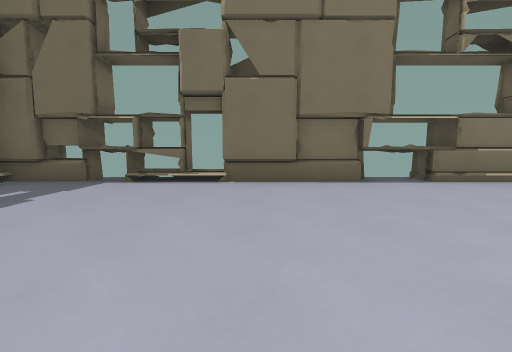
View 1 (above)

19 first-person views from a walk through a 3-D level made in the Godot game engine. The camera is 1.2 m above the floor, tilts 6° down and sees 90° across. The floor is counted in squares, 2 m on a side. Each view is taken from the middle of a square. On the plan, view 1 faces up. The plan holds only what a view shows up to about 9 squares ahead; the rest is blank.

View 2
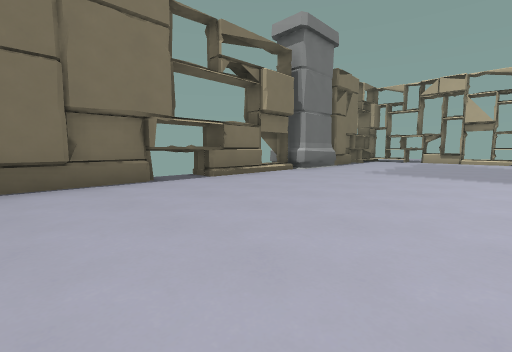

View 3
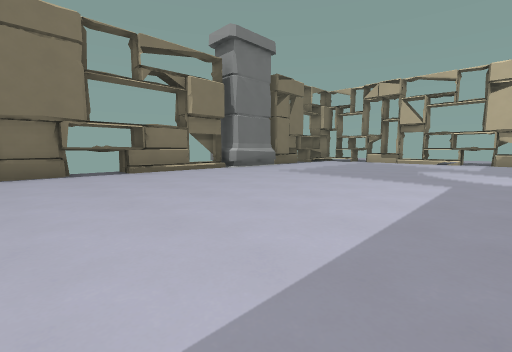

View 4
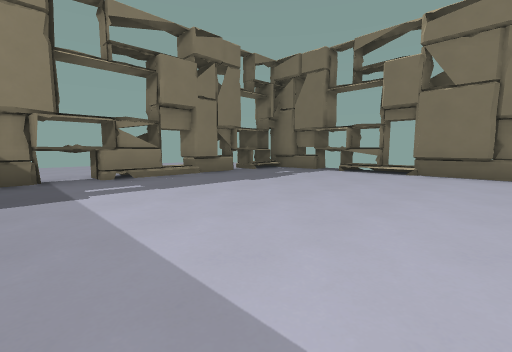

View 5
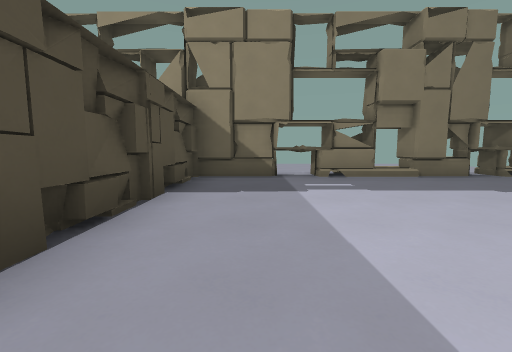

View 6
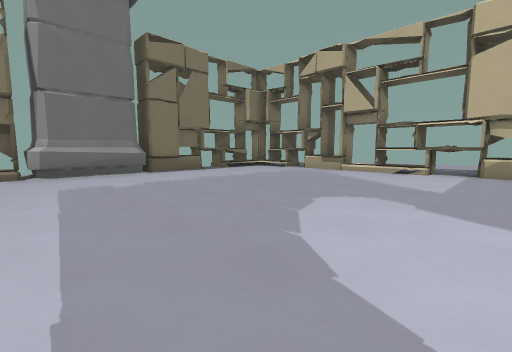

View 7
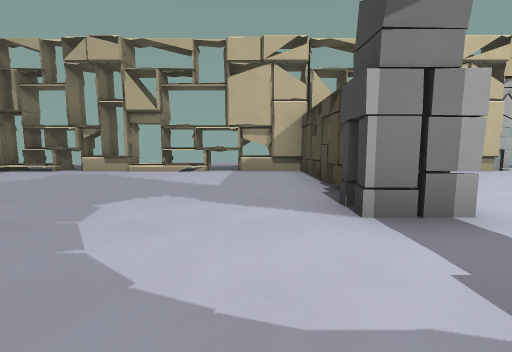

View 8
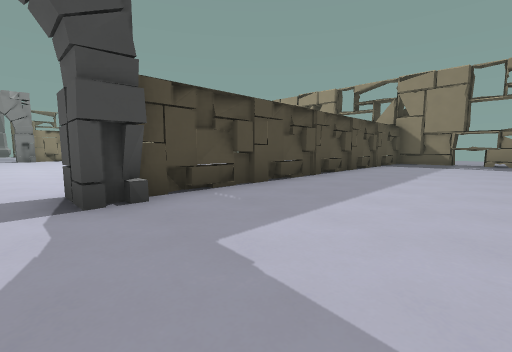

View 9
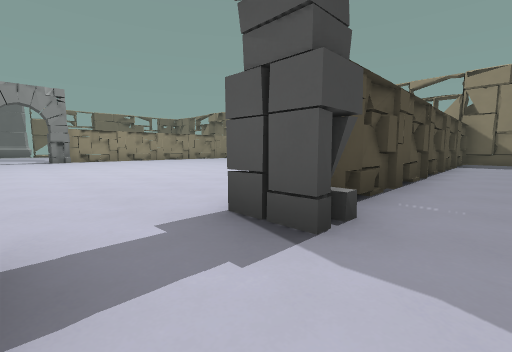

View 10
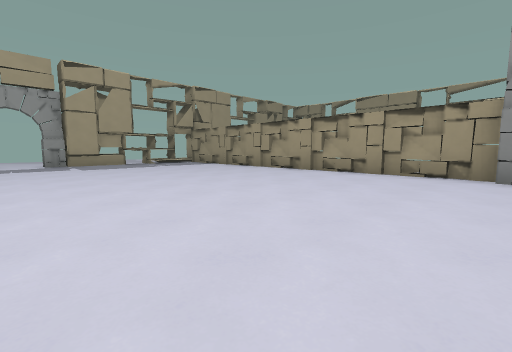

View 11
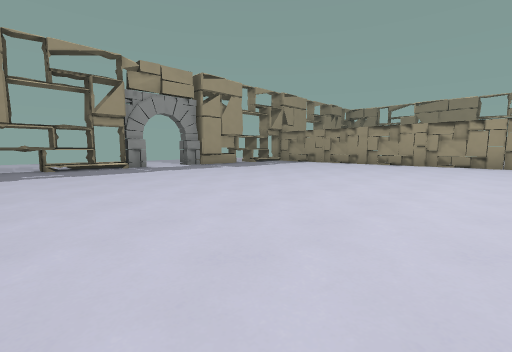

View 12
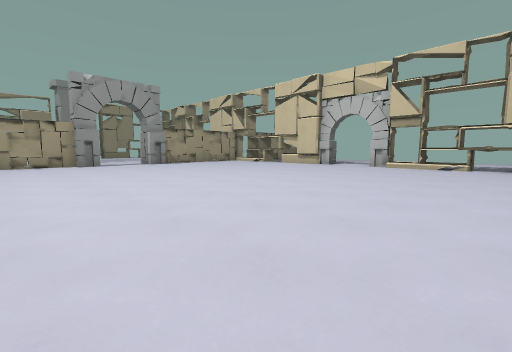

View 13
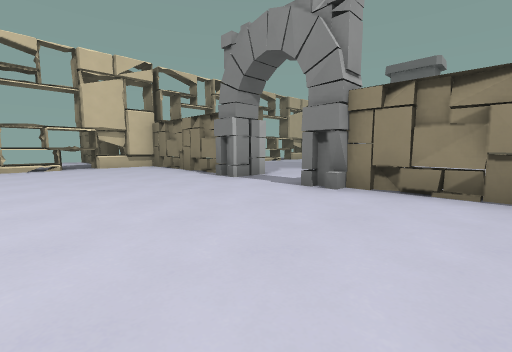

View 14
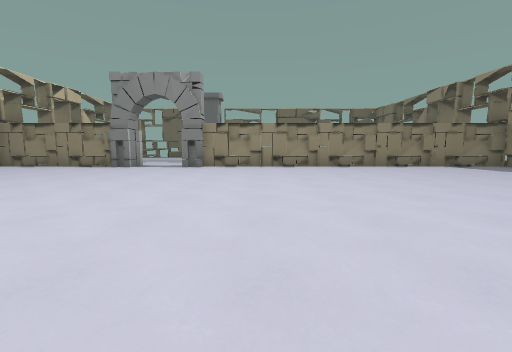

View 15
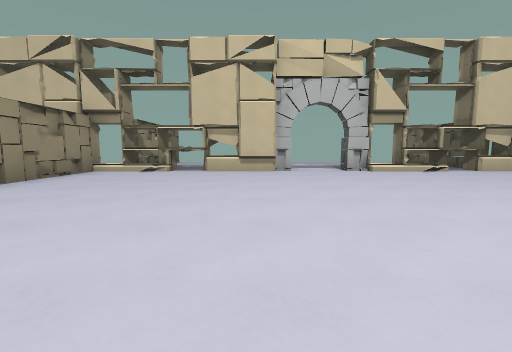

View 16
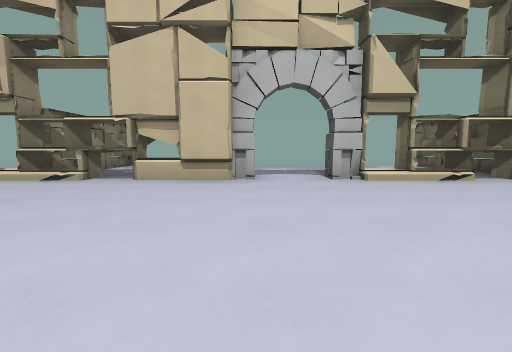

View 17
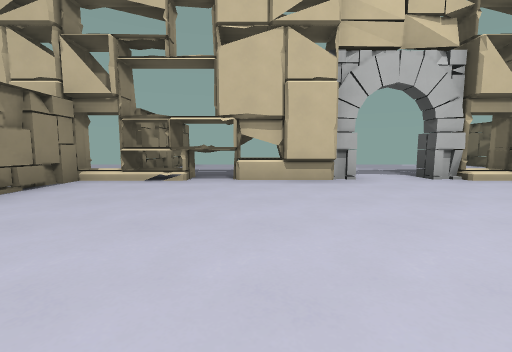

View 18
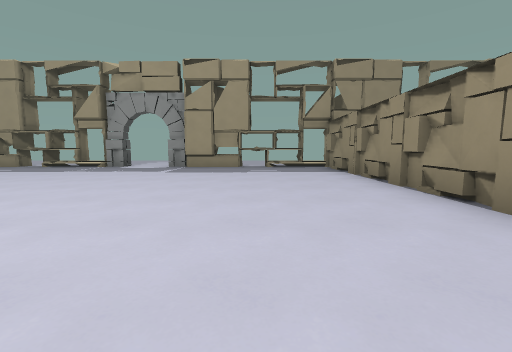

View 19
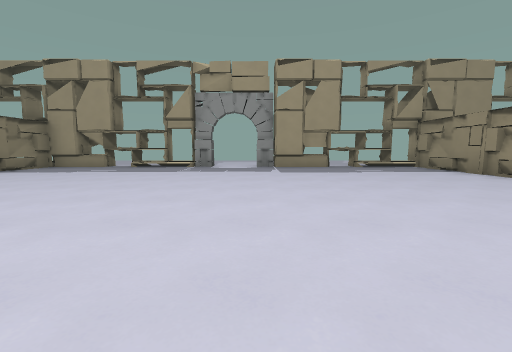

### Floor plan
Key: @ floor where view 1 was taken; # wall or solid block; x gap in a wall; . main floor; : floor 0.25 m higher than the main floor; / step, stairs or slope; = window, fence, low wall or low ledge; ^ raised ledge; T thing the floor can be seen under or through.
Columns run from 9 left of view 1 to 17 right of it. Each row starts with its distance up from view 1.
  6        #      ###
  5     ##x#:##xx##:###=  #.
  4     #.................#.
  3     #.................x
  2     #.................^
  1     :................./
  0 ... T....@............#. ..
 -1 ....T.................#....
 -2     T.................=  ..
 -3     ############..#####
 -4     :.................#####
 -5     #.................#....
 -6     #.................#....
 -7     =.................=
 -8     #.................#
 -9    ........................
-10    ........................
-11     #.................#....
-12     #.................:  ..
-13  ...#.................#....
-14  ...#.................x...
-15     #.................#####
-16     ^###########..#####
-17                 ...
-18                  ..

Positions as (right, up) in squares from view 1, and headings:
1: (0, 0), facing up
2: (0, 0), facing up-right
3: (1, -2), facing up-right
4: (1, -2), facing up-left
5: (1, -2), facing left
6: (6, -2), facing up-right
7: (6, -2), facing right
8: (7, 0), facing down-left
9: (8, -2), facing down-left
10: (6, -10), facing up-left
11: (4, -14), facing up-left
12: (4, -14), facing up-right
13: (4, -12), facing down-right
14: (4, -7), facing down
15: (6, -8), facing right
16: (8, -9), facing right
17: (8, -7), facing right
18: (4, -6), facing left
19: (4, -9), facing left
